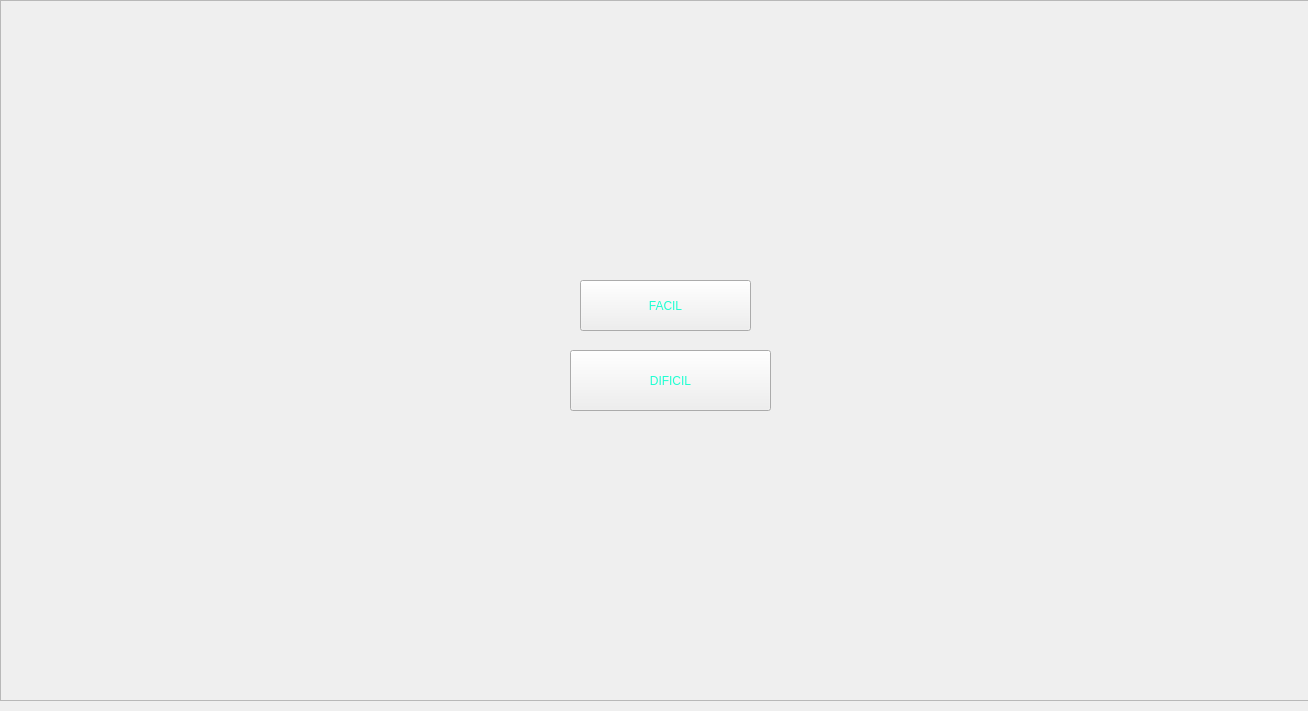
<?xml version="1.0" encoding="UTF-8"?>
<ui version="4.0">
 <class>Interfaz</class>
 <widget class="QWidget" name="Interfaz">
  <property name="geometry">
   <rect>
    <x>0</x>
    <y>0</y>
    <width>1308</width>
    <height>711</height>
   </rect>
  </property>
  <property name="windowTitle">
   <string>Form</string>
  </property>
  <widget class="QFrame" name="frame">
   <property name="geometry">
    <rect>
     <x>0</x>
     <y>0</y>
     <width>1311</width>
     <height>701</height>
    </rect>
   </property>
   <property name="frameShape">
    <enum>QFrame::StyledPanel</enum>
   </property>
   <property name="frameShadow">
    <enum>QFrame::Raised</enum>
   </property>
   <widget class="QPushButton" name="pushButton">
    <property name="geometry">
     <rect>
      <x>580</x>
      <y>280</y>
      <width>171</width>
      <height>51</height>
     </rect>
    </property>
    <property name="styleSheet">
     <string notr="true">font: 700 25pt &quot;8514oem&quot;;
color: rgb(30, 255, 210);</string>
    </property>
    <property name="text">
     <string>FACIL</string>
    </property>
   </widget>
   <widget class="QPushButton" name="pushButton_2">
    <property name="geometry">
     <rect>
      <x>570</x>
      <y>350</y>
      <width>201</width>
      <height>61</height>
     </rect>
    </property>
    <property name="styleSheet">
     <string notr="true">font: 700 25pt &quot;8514oem&quot;;
color: rgb(30, 255, 210);</string>
    </property>
    <property name="text">
     <string>DIFICIL</string>
    </property>
   </widget>
  </widget>
 </widget>
 <resources/>
 <connections/>
</ui>
